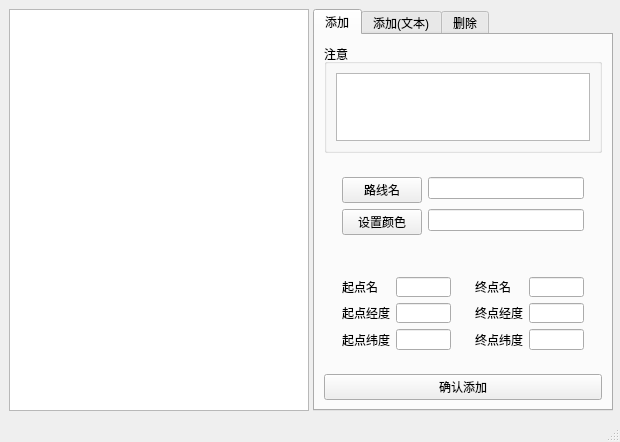
<?xml version="1.0" encoding="UTF-8"?>
<ui version="4.0">
 <class>routePageClass</class>
 <widget class="QMainWindow" name="routePageClass">
  <property name="geometry">
   <rect>
    <x>0</x>
    <y>0</y>
    <width>620</width>
    <height>440</height>
   </rect>
  </property>
  <property name="windowTitle">
   <string>路线</string>
  </property>
  <property name="windowIcon">
   <iconset resource="routePage.qrc">
    <normaloff>:/routePage/src/icon/connect.png</normaloff>:/routePage/src/icon/connect.png</iconset>
  </property>
  <widget class="QWidget" name="centralwidget">
   <property name="minimumSize">
    <size>
     <width>620</width>
     <height>420</height>
    </size>
   </property>
   <layout class="QHBoxLayout" name="horizontalLayout_4">
    <item>
     <widget class="myQGraphicsView" name="graphicsView">
      <property name="minimumSize">
       <size>
        <width>300</width>
        <height>400</height>
       </size>
      </property>
     </widget>
    </item>
    <item>
     <widget class="QTabWidget" name="tabWidget">
      <property name="minimumSize">
       <size>
        <width>300</width>
        <height>400</height>
       </size>
      </property>
      <property name="currentIndex">
       <number>0</number>
      </property>
      <widget class="QWidget" name="addRoute">
       <attribute name="title">
        <string>添加</string>
       </attribute>
       <layout class="QVBoxLayout" name="verticalLayout_7">
        <item>
         <widget class="QGroupBox" name="groupBox_4">
          <property name="title">
           <string>注意</string>
          </property>
          <layout class="QVBoxLayout" name="verticalLayout_6">
           <item>
            <widget class="QTextBrowser" name="textBrowserAddRoute"/>
           </item>
          </layout>
         </widget>
        </item>
        <item>
         <widget class="QWidget" name="widget_6" native="true">
          <layout class="QHBoxLayout" name="horizontalLayout_3">
           <item>
            <widget class="QWidget" name="widget_5" native="true">
             <layout class="QFormLayout" name="formLayout_3">
              <item row="0" column="0">
               <widget class="QPushButton" name="pushButtonName">
                <property name="text">
                 <string>路线名</string>
                </property>
               </widget>
              </item>
              <item row="0" column="1">
               <widget class="QLineEdit" name="AddRoute_lineName"/>
              </item>
              <item row="1" column="0">
               <widget class="QPushButton" name="pushButtonSetColor">
                <property name="text">
                 <string>设置颜色</string>
                </property>
               </widget>
              </item>
              <item row="1" column="1">
               <widget class="QLineEdit" name="AddRoute_lineColor">
                <property name="enabled">
                 <bool>true</bool>
                </property>
                <property name="inputMask">
                 <string/>
                </property>
               </widget>
              </item>
             </layout>
            </widget>
           </item>
          </layout>
         </widget>
        </item>
        <item>
         <widget class="QWidget" name="widget_4" native="true">
          <layout class="QHBoxLayout" name="horizontalLayout_2">
           <item>
            <widget class="QWidget" name="widget_2" native="true">
             <layout class="QFormLayout" name="formLayout">
              <item row="0" column="0">
               <widget class="QLabel" name="label_2">
                <property name="text">
                 <string>起点名</string>
                </property>
               </widget>
              </item>
              <item row="0" column="1">
               <widget class="QLineEdit" name="AddRoute_startName"/>
              </item>
              <item row="1" column="0">
               <widget class="QLabel" name="label_6">
                <property name="text">
                 <string>起点经度</string>
                </property>
               </widget>
              </item>
              <item row="1" column="1">
               <widget class="QLineEdit" name="AddRoute_startLongi"/>
              </item>
              <item row="2" column="0">
               <widget class="QLabel" name="label_7">
                <property name="text">
                 <string>起点纬度</string>
                </property>
               </widget>
              </item>
              <item row="2" column="1">
               <widget class="QLineEdit" name="AddRoute_startLati"/>
              </item>
             </layout>
            </widget>
           </item>
           <item>
            <widget class="QWidget" name="widget_3" native="true">
             <layout class="QFormLayout" name="formLayout_2">
              <item row="0" column="0">
               <widget class="QLabel" name="label_4">
                <property name="text">
                 <string>终点名</string>
                </property>
               </widget>
              </item>
              <item row="0" column="1">
               <widget class="QLineEdit" name="AddRoute_endName"/>
              </item>
              <item row="1" column="0">
               <widget class="QLabel" name="label_8">
                <property name="text">
                 <string>终点经度</string>
                </property>
               </widget>
              </item>
              <item row="1" column="1">
               <widget class="QLineEdit" name="AddRoute_endLongi"/>
              </item>
              <item row="2" column="0">
               <widget class="QLabel" name="label_9">
                <property name="text">
                 <string>终点纬度</string>
                </property>
               </widget>
              </item>
              <item row="2" column="1">
               <widget class="QLineEdit" name="AddRoute_endLati"/>
              </item>
             </layout>
            </widget>
           </item>
          </layout>
         </widget>
        </item>
        <item>
         <widget class="QPushButton" name="pushButtonAddRoute">
          <property name="text">
           <string>确认添加</string>
          </property>
         </widget>
        </item>
       </layout>
      </widget>
      <widget class="QWidget" name="addRouteText">
       <attribute name="title">
        <string>添加(文本)</string>
       </attribute>
       <layout class="QVBoxLayout" name="verticalLayout_3">
        <item>
         <widget class="QGroupBox" name="groupBox">
          <property name="title">
           <string>注意</string>
          </property>
          <layout class="QVBoxLayout" name="verticalLayout">
           <item>
            <widget class="QTextBrowser" name="textBrowserAddRouteText"/>
           </item>
          </layout>
         </widget>
        </item>
        <item>
         <widget class="QGroupBox" name="groupBox_2">
          <property name="title">
           <string>输入</string>
          </property>
          <layout class="QVBoxLayout" name="verticalLayout_2">
           <item>
            <widget class="QTextEdit" name="textEditAddRouteText"/>
           </item>
          </layout>
         </widget>
        </item>
        <item>
         <widget class="QPushButton" name="pushButtonAddRouteText">
          <property name="text">
           <string>确认添加</string>
          </property>
         </widget>
        </item>
       </layout>
      </widget>
      <widget class="QWidget" name="deleteRoute">
       <attribute name="title">
        <string>删除</string>
       </attribute>
       <layout class="QVBoxLayout" name="verticalLayout_5">
        <item>
         <widget class="QGroupBox" name="groupBox_3">
          <property name="title">
           <string>注意</string>
          </property>
          <layout class="QVBoxLayout" name="verticalLayout_4">
           <item>
            <widget class="QTextBrowser" name="textBrowserDelete"/>
           </item>
          </layout>
         </widget>
        </item>
        <item>
         <widget class="QWidget" name="widget" native="true">
          <layout class="QHBoxLayout" name="horizontalLayout">
           <item>
            <widget class="QLabel" name="label">
             <property name="text">
              <string>路线名</string>
             </property>
            </widget>
           </item>
           <item>
            <widget class="QComboBox" name="comboBoxDelete">
             <property name="placeholderText">
              <string>请选择路线</string>
             </property>
            </widget>
           </item>
          </layout>
         </widget>
        </item>
        <item>
         <widget class="QPushButton" name="pushButtonDelete">
          <property name="text">
           <string>确认删除</string>
          </property>
         </widget>
        </item>
       </layout>
      </widget>
     </widget>
    </item>
   </layout>
  </widget>
  <widget class="QStatusBar" name="statusbar"/>
 </widget>
 <customwidgets>
  <customwidget>
   <class>myQGraphicsView</class>
   <extends>QGraphicsView</extends>
   <header>myQGraphicsView.h</header>
  </customwidget>
 </customwidgets>
 <resources>
  <include location="routePage.qrc"/>
 </resources>
 <connections/>
</ui>
